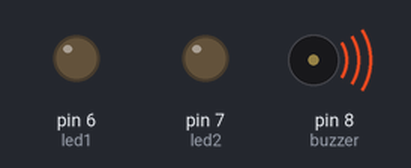
A sketch run on a simulated Arduino Uno, built with avr-gcc and run on an emulated ATmega328P. Parts: output pins drawn as LEDs (lit = HIGH), buzzer (waves = sounding).

Above: at 0.17 s.
At 0.9 s:
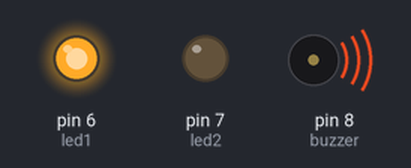
At 6.29 s:
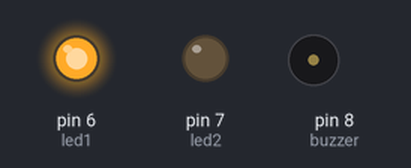
At 18.59 s:
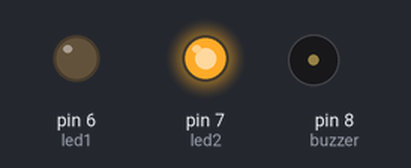
At 37.1 s:
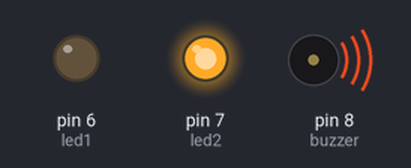
Timing chart, 0 to 40.0 s (numbered marks = the images above):
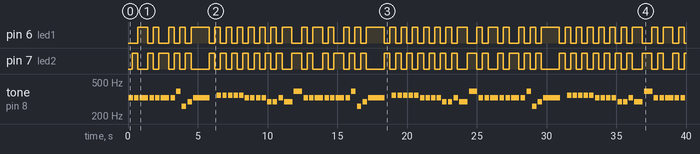

The sketch:

musicaNatal.ino
```cpp
// Definição de pinos
const int buzzer = 8;
const int led1 = 6;
const int led2 = 7;

// Definição de constantes
const int flag_comprimento = 26;
const char notes[] = "eeeeeeegcde fffffeeeeddedg";
const int beats[] = {1, 1, 2, 1, 1, 2, 1, 1, 1, 1, 4, 1, 1, 1, 1, 1, 1, 1, 1, 1, 1, 1, 1, 1, 2, 2};
const int tempo = 300;

boolean ledOn = true;

// Protótipos de funções
void playTone(int tone, int duracao);
void playNote(char note, int duracao);
void setupPins();
void blinky();

void setup() {
  pinMode(buzzer, OUTPUT);
  pinMode(led1, OUTPUT);
  pinMode(led2, OUTPUT);
}

void loop() {
  for (int i = 0; i < flag_comprimento; i++) {
    if (notes[i] == ' ') {
      // Descanso
      delay(beats[i] * tempo);
      blinky();
    } else {
      playNote(notes[i], beats[i] * tempo);
      blinky();
    }

    // Pausa entre as notas
    delay(tempo / 3);
  }
}

void playTone(int tone, int duracao) {
  for (long i = 0; i < duracao * 1000L; i += tone * 2) {
    digitalWrite(buzzer, HIGH);
    delayMicroseconds(tone);
    digitalWrite(buzzer, LOW);
    delayMicroseconds(tone);
  }
}

void playNote(char note, int duracao) {
  const char noteNames[] = {'c', 'd', 'e', 'f', 'g', 'a', 'b', 'C'};
  const int noteTones[] = {1915, 1700, 1519, 1432, 1275, 1136, 1014, 956};

  // Toca a nota correspondente ao nome da nota
  for (int i = 0; i < 8; i++) {
    if (noteNames[i] == note) {
      playTone(noteTones[i], duracao);
    }
  }
}

void blinky() {
  if (ledOn) {
    digitalWrite(led1, LOW);
    digitalWrite(led2, HIGH);
  } else {
    digitalWrite(led2, LOW);
    digitalWrite(led1, HIGH);
  }
  ledOn = !ledOn;
}
```

Measured:
- by itself, pin 6 (led1), pin 7 (led2): moves between LOW and HIGH, repeating every 12.6 s
- by itself, tone on pin 8 (buzzer): plays 328 Hz for 0.32 s, 328 Hz for 0.32 s, 328 Hz for 0.60 s, 328 Hz for 0.32 s, 328 Hz for 0.32 s, 328 Hz for 0.60 s … (80 notes in this stretch)
